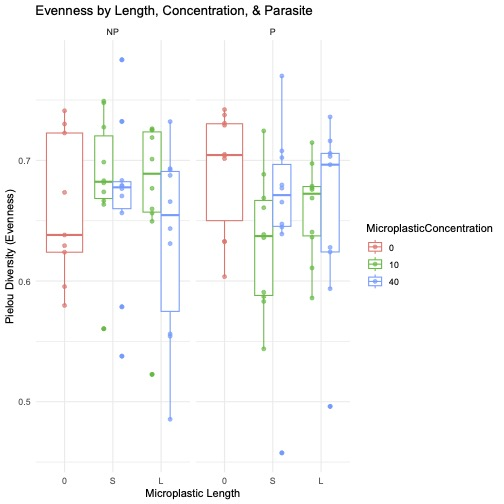

Source code (R):
# Load required libraries
library(qiime2R)
library(ggplot2)
library(lme4)
library(lmerTest)
library(dplyr)
# For post-hoc Dunn's test:
library(dunn.test)

readRenviron(".Renviron")

# -------------------------------
# Load and Prepare Simpson Diversity Data
# -------------------------------

# Read the exported Simpson diversity TSV file
tsv_path <- file.path(Sys.getenv("BASE_DATA_PATH"), "rarefied_pielou_e.tsv")
tsv_data <- read.table(tsv_path, header = TRUE, sep = "\t", stringsAsFactors = FALSE)
head(tsv_data)

# Rename the first column to "SampleID_full" and the second column to "simpson"
names(tsv_data)[1] <- "SampleID_full"
names(tsv_data)[2] <- "pielou_evenness"

# -------------------------------
# Load Treatment Metadata and Merge
# -------------------------------

# Load the treatments CSV file (metadata)
treatment_data <- read.csv(file.path(Sys.getenv("BASE_DATA_PATH"),
                                     "Metadata for microbiota analysis.xlsx - PES MPF paper metadata.csv"),
                           header = TRUE, stringsAsFactors = FALSE)
head(treatment_data)

# Create a matching SampleID_full in the treatment data
treatment_data$SampleID_full <- sprintf("KA%03d", as.numeric(treatment_data$Sample.ID))

# Merge treatment metadata with Simpson diversity data
merged_data <- merge(treatment_data, tsv_data, by = "SampleID_full", all.x = TRUE)
head(merged_data)

# -------------------------------
# Prepare Treatment Variables
# -------------------------------

# Convert treatment variables to factors using appropriate columns
merged_data$MicroplasticLength <- factor(merged_data$MPF.length..Long.Short., levels = c("0", "S", "L"))
merged_data$MicroplasticConcentration <- factor(merged_data$Concentration..µg.L., levels = c("0", "10", "40"))
merged_data$Parasite <- factor(merged_data$Parasite..P.parasite.NP.non.parasite., levels = c("NP", "P"))



output_plot <- ggplot(merged_data, aes(x = MicroplasticLength, y = pielou_evenness, color = MicroplasticConcentration)) +
  geom_boxplot(position = position_dodge(width = 0.75)) +
  geom_jitter(position = position_dodge(width = 0.75), alpha = 0.7) +
  facet_wrap(~ Parasite) +
  labs(title = "Evenness by Length, Concentration, & Parasite",
       x = "Microplastic Length",
       y = "Pielou Diversity (Evenness)") +
  theme_minimal()

output_plot


# Create a new combined treatment variable based on concentration and length.
# If concentration is "0", then label as "Control". Otherwise, label as "Treated_{Concentration}_{Length}"
merged_data$CombinedTreatment <- ifelse(merged_data$MicroplasticConcentration == "0", 
                                    "Control", 
                                    paste("Treated",
                                          merged_data$MicroplasticConcentration,
                                          merged_data$MicroplasticLength,
                                          sep = "_"))
# Convert the new variable to a factor
merged_data$CombinedTreatment <- factor(merged_data$CombinedTreatment)

library(rcompanion)

scheirerRayHare(pielou_evenness ~ CombinedTreatment * Parasite, data = merged_data)


# DV:  pielou_evenness 
# Observations:  98 
# D:  1 
# MS total:  808.5 

#                            Df Sum Sq      H p.value
# CombinedTreatment           4   1388 1.7167 0.78769
# Parasite                    1    195 0.2413 0.62323
# CombinedTreatment:Parasite  4   6494 8.0328 0.09039
# Residuals                  88  70378            
